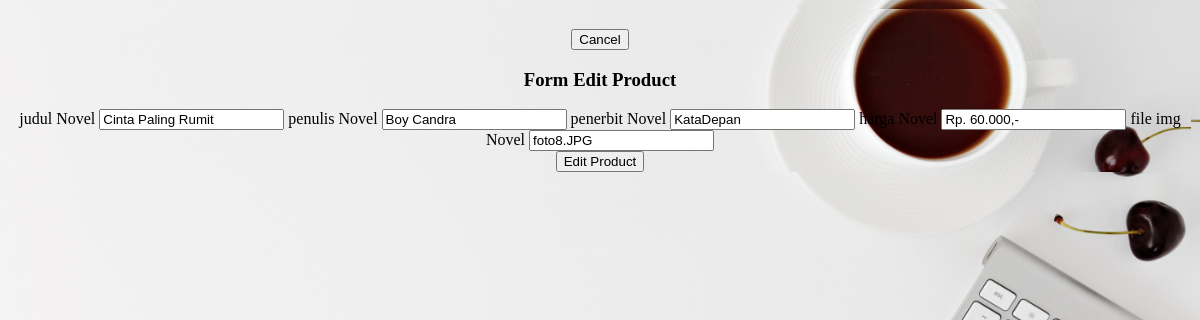
The page /php/ubah.php?id=5 (signed in) on the database its author committed.
### tables this page shows
CREATE TABLE `novel` (
  `id` int(11) NOT NULL,
  `judul` varchar(100) NOT NULL,
  `penulis` varchar(100) NOT NULL,
  `penerbit` varchar(100) NOT NULL,
  `harga` varchar(100) NOT NULL,
  `img` varchar(100) NOT NULL
);

### php/functions.php (called while the page is built, shortened)
<?php
function koneksi()
{
    $conn = mysqli_connect("localhost", "root", "", "pw_tubes_203040039");
    mysqli_select_db($conn, "pw_tubes_203040039");
    return $conn;
}
function query($sql)
{
    $conn = koneksi();
    $result = mysqli_query($conn, "$sql");
    $rows = [];
    while ($row = mysqli_fetch_assoc($result)) {
        $rows[] = $row;
    }
    return $rows;
}

### php/ubah.php (the view, shortened to what this page needs)
<?php
require 'functions.php';
$id = $_GET['id'];
$Novel = query("SELECT * FROM novel WHERE id = $id")[0];
?>
<!DOCTYPE html>
<html lang="en">
<head>
    <link rel="stylesheet" href="https://cdn.metroui.org.ua/v4.3.2/css/metro-all.min.css">
    <link rel="stylesheet" href="../css/tambah.css">
</head>
<body>
    <div class="container">
        <div class="add" style="padding-top: 20px;">
            <a href="admin.php"><button class="button alert outline">Cancel</button></a>
        </div>
        <h3>Form Edit Product</h3>
        <form action="" method="post">
            <label for="judul">judul Novel</label>
            <input type="text" data-role="input" name="judul" id="judul" value="<?= $Novel['judul'] ?>" require>
            <label for="penulis">penulis Novel</label>
            <input type="text" data-role="input" name="penulis" id="penulis" value="<?= $Novel['penulis'] ?>" require>
            <label for="penerbit">penerbit Novel</label>
            <input type="text" data-role="input" name="penerbit" id="penerbit" value="<?= $Novel['penerbit'] ?>" require>
            <label for="harga">harga Novel</label>
            <input type="text" data-role="input" name="harga" id="harga" value="<?= $Novel['harga'] ?>" class="mb-1" title="">
            <label for="img">file img Novel</label>
            <input type="text" data-role="input" name="img" id="img" value="<?= $Novel['img'] ?>" require>
            <br>
            <button type="submit" name="ubah" class="button success outline">
                Edit Product
            </button>
        </form>
    </div>
</body>
</html>

### css/tambah.css (style rules this page uses)
body { background-image: url(../assets/img/26.jpg); text-align: center; color: rgb(0, 0, 0); }
.container { background-image: url(../assets/img/28.jpg); background-size: cover; }

### php/ubah.php (style rules this page uses)
body { background-image: url(../assets/img/28.jpg); background-size: cover; padding: 1px; height: 100%; }

### rows shown on the page
novel: judul "Cinta Paling Rumit", penulis "Boy Candra", penerbit "KataDepan", harga "Rp. 60.000,-", img "foto8.JPG"
